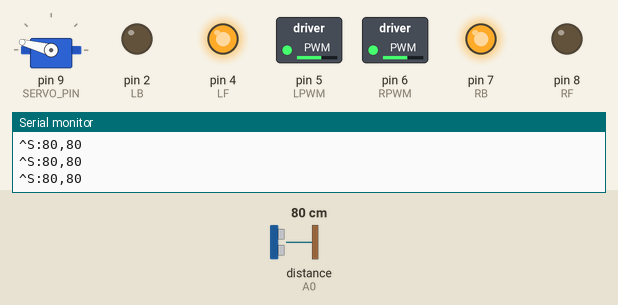
This sketch was run on a simulated Arduino Uno, built with avr-gcc and run on an emulated ATmega328P. On the bench: servo, switched loads named in the sketch (green lamp = pin HIGH), output pins drawn as LEDs (lit = HIGH), the last lines printed to the serial monitor. Wiring (inferred from the names in the program): ultrasonic range finder: trigger A1; echo A0. The inputs (shaded band) are chosen by the test bench; at power-on: distance to the obstacle (sensor on A0) 80 cm. The echo pulse lasts 58.3 µs per cm; pins used as bus, display or sensor lines are not drawn.

Above: at 5.9 s.
6.0 s: distance to the obstacle (sensor on A0) set to 23 cm
At 8.4 s:
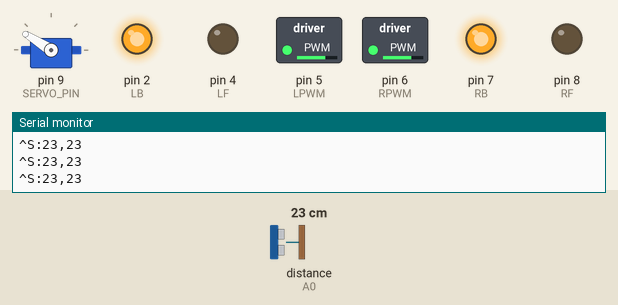
18.5 s: distance to the obstacle (sensor on A0) set to 18 cm
At 22.1 s:
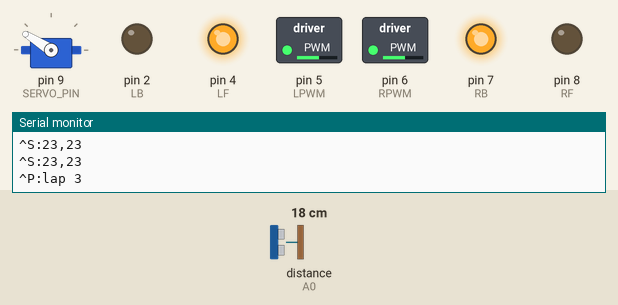
Timing chart, 0 to 25.4 s (numbered marks = the images above; inputs shaded):
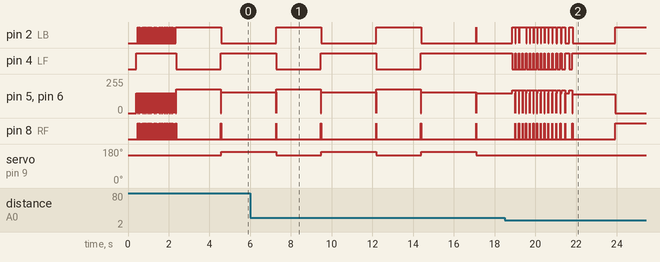

Measured:
- the behaviour switches between 21 and 20 cm on distance to the obstacle (sensor on A0) (found by bisection; images 1 and 2)
- by itself, pin 4 (LF): alternates HIGH for 2.7 s and LOW for 2.2 s
- by itself, pin 5 (LPWM), pin 6 (RPWM): repeats every 4.9 s: 180/255 2.2 s, 0/255 0.02 s, 155/255 2.7 s, 0/255 0.02 s
- by itself, pin 8 (RF): repeats every 4.9 s: LOW 2.2 s, HIGH 0.02 s, LOW 2.7 s, HIGH 0.02 s
- by itself, servo on pin 9 (SERVO_PIN): alternates 165° for 2.7 s and 148° for 2.2 s

The sketch:

Uno_Robot_Retos.ino
```cpp
/*
 * Robot: 3 vueltas completas a la izquierda, vuelve al inicio y para.
 * Obstaculo verde -> gira izquierda | Obstaculo rojo -> gira derecha
 * Si esta muy cerca -> retrocede y luego gira.
 *
 * ESP32 GPIO14 -> UNO pin10 | UNO pin11 -> ESP32 GPIO15 | GND comun
 */

#include <Servo.h>
#include <SoftwareSerial.h>
#include <math.h>

// Motores
#define LPWM 5
#define RPWM 6
#define LB   2
#define LF   4
#define RB   7
#define RF   8

// Sonar
#define TRIG A1
#define ECHO A0

// Servo y camara
#define SERVO_PIN    9
#define CAM_RX_PIN  10
#define ESP_TX_PIN  11

SoftwareSerial camSerial(CAM_RX_PIN, ESP_TX_PIN);
Servo servo;

// Estados
#define ST_SCAN   0
#define ST_LAP    1
#define ST_TURN   2
#define ST_AVOID  3
#define ST_HOME   4
#define ST_DONE   5

int state = ST_SCAN;
int laps = 0;
int scanDeg = 0;
int avoidDir = 0;  // -1=izq, +1=der

float posX = 0, posY = 0, heading = 0;
float sonarBg = 80.0f;

bool camRed = false;
bool camGreen = false;
unsigned long lastCamMs = 0;
unsigned long phaseMs = 0;
unsigned long avoidCooldown = 0;

char camBuf[24];
uint8_t camLen = 0;

// --- Motores ---
void stopMotors() {
  digitalWrite(LB, HIGH); digitalWrite(LF, HIGH);
  digitalWrite(RB, HIGH); digitalWrite(RF, HIGH);
  analogWrite(LPWM, 0);
  analogWrite(RPWM, 0);
}

void fwd(int s) {
  digitalWrite(LB, HIGH); digitalWrite(LF, LOW);
  digitalWrite(RB, HIGH); digitalWrite(RF, LOW);
  analogWrite(LPWM, s);
  analogWrite(RPWM, s);
}

void back(int s) {
  digitalWrite(LB, LOW); digitalWrite(LF, HIGH);
  digitalWrite(RB, LOW); digitalWrite(RF, HIGH);
  analogWrite(LPWM, s);
  analogWrite(RPWM, s);
}

void left(int s) {
  digitalWrite(LB, LOW); digitalWrite(LF, HIGH);
  digitalWrite(RB, HIGH); digitalWrite(RF, LOW);
  analogWrite(LPWM, s);
  analogWrite(RPWM, s);
}

void right(int s) {
  digitalWrite(LB, HIGH); digitalWrite(LF, LOW);
  digitalWrite(RB, LOW); digitalWrite(RF, HIGH);
  analogWrite(LPWM, s);
  analogWrite(RPWM, s);
}

// --- Sonar ---
float sonarCm() {
  digitalWrite(TRIG, LOW);
  delayMicroseconds(2);
  digitalWrite(TRIG, HIGH);
  delayMicroseconds(10);
  digitalWrite(TRIG, LOW);
  unsigned long us = pulseIn(ECHO, HIGH, 25000);
  if (us == 0) return 999.0f;
  return us / 58.0f;
}

void updateBg(float d) {
  if (d < 5.0f || d > 300.0f) return;
  sonarBg = sonarBg * 0.85f + d * 0.15f;
}

// --- Odometria ---
void odom(float dist, float dAng) {
  heading += dAng;
  while (heading >= 360.0f) heading -= 360.0f;
  while (heading < 0.0f) heading += 360.0f;
  float r = heading * (float)M_PI / 180.0f;
  posX += dist * sinf(r);
  posY += dist * cosf(r);
}

// --- Camara ESP32: linea "R1;G0" ---
void readCam() {
  while (camSerial.available()) {
    char c = (char)camSerial.read();
    if (c == '\r') continue;
    if (c == '\n') {
      if (camLen > 0) {
        camBuf[camLen] = 0;
        int r = 0, g = 0;
        if (sscanf(camBuf, "R%d;G%d", &r, &g) == 2) {
          camRed = (r == 1);
          camGreen = (g == 1);
          lastCamMs = millis();
        }
        camLen = 0;
      }
      continue;
    }
    if (camLen < sizeof(camBuf) - 1) camBuf[camLen++] = c;
  }
}

bool camOk() {
  return (millis() - lastCamMs) < 500;
}

// --- Cambio de estado ---
void goState(int s) {
  state = s;
  phaseMs = millis();
  stopMotors();
}

// --- Radar inicial: gira 360 y mide distancias ---
void doScan() {
  servo.write(148);
  unsigned long t = millis() - phaseMs;

  if (t < 70) {
    left(150);
    return;
  }
  stopMotors();

  float d = sonarCm();
  Serial.print(F("^R:"));
  Serial.print(scanDeg);
  Serial.print(F(","));
  Serial.println((int)d);

  heading = (float)scanDeg;
  scanDeg += 15;

  if (scanDeg >= 360) {
    posX = posY = heading = 0;
    laps = 0;
    scanDeg = 0;
    sonarBg = sonarCm();
    if (sonarBg > 300.0f) sonarBg = 80.0f;
    goState(ST_LAP);
    return;
  }
  phaseMs = millis();
}

// --- Avance entre vueltas ---
void doLap() {
  servo.write(148);
  float d = sonarCm();
  updateBg(d);

  // Cada 250 ms manda distancia al monitor (radar en vivo)
  static unsigned long lastSonarTx = 0;
  if (millis() - lastSonarTx > 250) {
    lastSonarTx = millis();
    Serial.print(F("^S:"));
    Serial.print((int)d);
    Serial.print(F(","));
    Serial.println((int)sonarBg);
  }

  // Evitar obstaculos (con cooldown de 2 s para no spamear)
  if (millis() > avoidCooldown) {
    bool drop = (sonarBg - d) > 12.0f && d < 55.0f;
    bool bloque = camOk() && (camRed || camGreen);
    bool cerca = d < 20.0f;

    if ((drop || bloque) && (cerca || bloque)) {
      avoidDir = camGreen ? -1 : 1;  // verde=izq, rojo=der (default der si solo sonar)
      if (camOk() && camRed) avoidDir = 1;
      if (camOk() && camGreen) avoidDir = -1;
      goState(ST_AVOID);
      return;
    }
  }

  // Tramo de avance fijo, luego vuelta completa
  if (millis() - phaseMs > 2200) {
    goState(ST_TURN);
    return;
  }

  fwd(180);
  odom(0.8f, 0);
}

// --- Vuelta completa a la izquierda ---
void doTurn() {
  servo.write(165);
  if (millis() - phaseMs > 2700) {
    stopMotors();
    odom(0, 360.0f);
    laps++;
    Serial.print(F("^P:lap "));
    Serial.println(laps);

    if (laps >= 3) {
      goState(ST_HOME);
    } else {
      goState(ST_LAP);
    }
    return;
  }
  left(155);
}

// --- Esquivar: retrocede si cerca, gira, sigue ---
void doAvoid() {
  unsigned long t = millis() - phaseMs;
  float d = sonarCm();

  if (t < 500) {
    if (d < 18.0f) back(140);
    return;
  }

  if (t < 1150) {
    if (avoidDir < 0) left(155);
    else right(155);
    return;
  }

  if (t < 1750) {
    fwd(160);
    odom(0.6f, 0);
    return;
  }

  avoidCooldown = millis() + 2000;
  camRed = false;
  camGreen = false;
  goState(ST_LAP);
}

// --- Regreso al punto de inicio ---
void doHome() {
  servo.write(148);
  float dist = sqrtf(posX * posX + posY * posY);

  if (dist < 6.0f) {
    // Alinear al heading 0
    float err = -heading;
    if (err > 180) err -= 360;
    if (err < -180) err += 360;
    if (fabsf(err) > 10.0f) {
      if (err > 0) left(140);
      else right(140);
      odom(0, err > 0 ? 1.0f : -1.0f);
      return;
    }
    goState(ST_DONE);
    return;
  }

  float target = atan2f(-posX, -posY) * 180.0f / (float)M_PI;
  if (target < 0) target += 360.0f;
  float err = target - heading;
  if (err > 180) err -= 360;
  if (err < -180) err += 360;

  if (fabsf(err) > 12.0f) {
    if (err > 0) left(150);
    else right(150);
    odom(0, err > 0 ? 1.5f : -1.5f);
  } else {
    fwd(170);
    odom(dist > 20.0f ? 20.0f : dist, 0);
    delay(150);
    stopMotors();
  }
}

void setup() {
  Serial.begin(115200);
  camSerial.begin(115200);

  pinMode(LB, OUTPUT); pinMode(LF, OUTPUT);
  pinMode(RB, OUTPUT); pinMode(RF, OUTPUT);
  pinMode(LPWM, OUTPUT); pinMode(RPWM, OUTPUT);
  pinMode(TRIG, OUTPUT); pinMode(ECHO, INPUT);

  servo.attach(SERVO_PIN);
  servo.write(148);
  delay(400);

  Serial.println(F("Robot: 3 vueltas izq + regreso"));
  goState(ST_SCAN);
}

void loop() {
  readCam();

  switch (state) {
    case ST_SCAN:  doScan();  break;
    case ST_LAP:   doLap();   break;
    case ST_TURN:  doTurn();  break;
    case ST_AVOID: doAvoid(); break;
    case ST_HOME:  doHome();  break;
    case ST_DONE:
      stopMotors();
      servo.write(148);
      delay(200);
      break;
  }

  delay(15);
}
```
